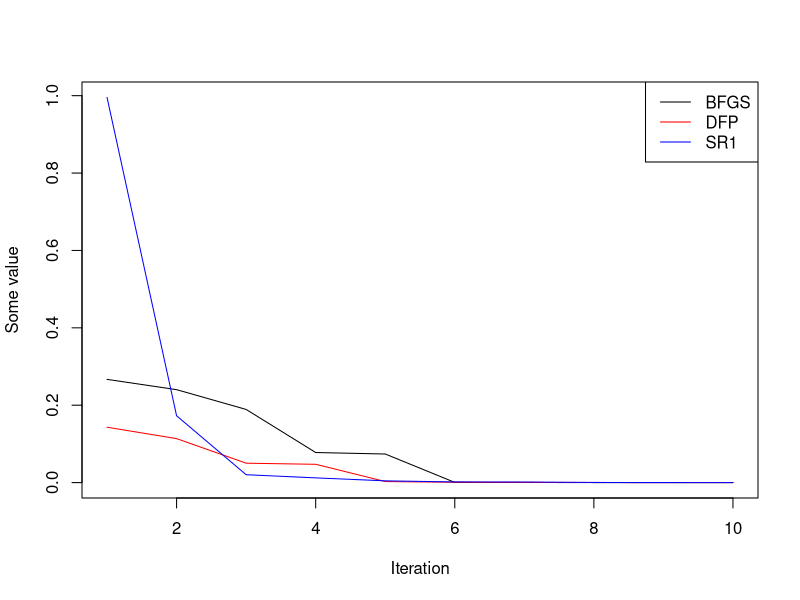

Source code (R):
## ---- chunk 1
knitr::opts_chunk$set(echo = TRUE)
printf <- function(...) cat(sprintf(...))
printfln <- function(...) cat(sprintf(...), "\n")
library(microbenchmark)
## ---- chunk 2
###########################################
# Convex Elliptical Objective Function
###########################################
f = function(x) 0.5*(100*x[1]^2 + x[2]^2)
f_xy = function(x,y) 0.5*(100*x^2 + y^2)
x_min_true = c(0, 0)

# analytic derivatives
g = function(x) c(0.5*200*x[1], 0.5*2*x[2])
H = function(x) 0.5*rbind(c(200, 0), c(0, 2))
## ---- chunk 3
# Implementation af backtracking
backtracking_line_search <- function(alpha, c, rho, x_k, p_k, g_k, f) {
	alpha_k <- alpha
	repeat { 
		lhs <- f(x_k + alpha_k * p_k)
		rhs <- f(x_k) + c * alpha_k * g_k %*% p_k
		if (lhs <= rhs) break
		alpha_k <- rho * alpha_k
	}
	return(alpha_k)
}

# Implementation af BFGS
BFGS <- function(f, g, x_k, alpha, c, rho, tol, k_max){
  k <- 0
  n <- length(x_k)
  H_k <- I_n <- diag(n)
  g_k <- tol + 1
  while (norm(g_k, type="2") > tol & k < k_max) {
    g_k <- g(x_k)
    p_k <- -  H_k %*% g_k
    alpha_k <- backtracking_line_search(alpha, c, rho, x_k, p_k, g_k, f)
    x_k <- x_k + alpha_k * p_k
    s_k <- alpha_k * p_k
    y_k <- g(x_k) - g_k
    rho_k <- 1 / (t(y_k) %*% s_k)[1]
    H_k <- (I_n - rho_k * (s_k %*% t(y_k))[1]) %*% H_k %*% (I_n - rho_k * (s_k %*% t(y_k))[1]) + rho_k * (s_k %*% t(s_k))[1]
    k <- k + 1
  }
  sol <- list(par = x_k , func = f(x_k) , grad = g_k , iter = k)
  return(sol)
}


# Implementation af BFGS opdatering
BFGS_620 <- function(f, g, x_k, alpha, c, rho, tol, k_max){
  n <- length(x_k)
  H_k <- I_n <- diag(n)
  g_k <- g(x_k)
    p_k <- -  H_k %*% g_k
    alpha_k <- backtracking_line_search(alpha, c, rho, x_k, p_k, g_k, f)
    x_k <- x_k + alpha_k * p_k
    s_k <- alpha_k * p_k
    y_k <- g(x_k) - g_k
    H_k <- ((t(y_k) %*% s_k)[1]) / ((t(y_k) %*% y_k)[1]) * I_n
    k <- 1
  while (norm(g_k, type="2") > tol & k < k_max) {
    g_k <- g(x_k)
    p_k <- -  H_k %*% g_k
    alpha_k <- backtracking_line_search(alpha, c, rho, x_k, p_k, g_k, f)
    x_k <- x_k + alpha_k * p_k
    s_k <- alpha_k * p_k
    y_k <- g(x_k) - g_k
    rho_k <- 1 / (t(y_k) %*% s_k)[1]
    H_k <- (I_n - rho_k * (s_k %*% t(y_k))[1]) %*% H_k %*% (I_n - rho_k * (s_k %*% t(y_k))[1]) + rho_k * (s_k %*% t(s_k))[1]
    k <- k + 1
  }
sol <- list(par = x_k , func = f(x_k) , grad = g_k , iter = k)
  return(sol)
}


# Implementation af DFP
DFP <- function(f, g, x_k, alpha, c, rho, tol, k_max){
  k <- 0
  n <- length(x_k)
  H_k <- I_n <- diag(n)
  g_k <- tol + 1
  while (norm(g_k, type="2") > tol & k < k_max) {
    g_k <- g(x_k)
    p_k <- -  H_k %*% g_k
    alpha_k <- backtracking_line_search(alpha, c, rho, x_k, p_k, g_k, f)
   x_k <- x_k + alpha_k * p_k
    s_k <- alpha_k * p_k
    y_k <- g(x_k) - g_k
    H_k <- H_k - (H_k %*% y_k %*% t(y_k) %*% H_k) / (t(y_k) %*% H_k %*% y_k)[1] + (s_k %*% t(s_k)) / (t(y_k) %*% s_k)[1]
    k <- k + 1
  }
  sol <- list(par = x_k , func = f(x_k) , grad = g_k , iter = k)
  return(sol)
}

## ---- chunk 4
x_k <- c(5,1)
alpha <- 1
c <- 1e-4
tol <- 1e-3
rho <- 0.5
k_max <- 10000


DFP(f, g, x_k, alpha, c, rho, tol, k_max)$iter
BFGS(f, g, x_k, alpha, c, rho, tol, k_max)$iter
BFGS_620(f, g, x_k, alpha, c, rho, tol, k_max)$iter
optim(x_k, f, g, method = "BFGS")$counts
## ---- chunk 5
res_bfgs <- cumprod(runif(10))
res_dfp <- cumprod(runif(10))
res_sr1 <- cumprod(runif(10))

nms <- c("BFGS", "DFP", "SR1")
clrs <- c("black", "red", "blue")
x_plot <- list(res_bfgs, res_dfp, res_sr1)

x_lim <- c(1, max(sapply(x_plot, length)))
y_lim <- range(sapply(x_plot, range))

plot(seq_along(x_plot[[1]]), x_plot[[1]], 
     type = "l", col = clrs[1], 
     xlim = x_lim, ylim = y_lim,
     xlab = "Iteration",
     ylab = "Some value")
for (i in 2L:length(x_plot)) {
  lines(seq_along(x_plot[[i]]), x_plot[[i]], col = clrs[i])
}
legend("topright", legend = nms, col = clrs, lty = 1)
## ---- chunk 6
steepest_descent <- function(f, g, x_k, alpha, c, rho, tol, k_max) {
  k <- 0
	g_k <- tol + 1 # For at komme i gang
	
	while ((norm(g_k,type="2") > tol) & (k < k_max)) { # Type 2 er for vektorer
		g_k <- g(x_k)
		p_k <- -g_k 
		alpha_k <- backtracking_line_search(alpha , c, rho, x_k, p_k, g_k, f)
		x_k <- x_k + alpha_k * p_k
		k <- k + 1
	}
	sol <- list(par = x_k , func = f(x_k) , grad = g_k , iter = k)
	return(sol)
}

microbenchmark(
optim(x_k, f, g, method = "BFGS") ,
optim(x_k, f,    method = "Nelder-Mead") ,
DFP(f, g, x_k, alpha, c, rho, tol, k_max) ,
steepest_descent(f, g, x_k, alpha, c, rho, tol, k_max) ,
BFGS(f, g, x_k, alpha, c, rho, tol, k_max) , 
BFGS_620(f, g, x_k, alpha, c, rho, tol, k_max) ,
unit = "ms"
)
